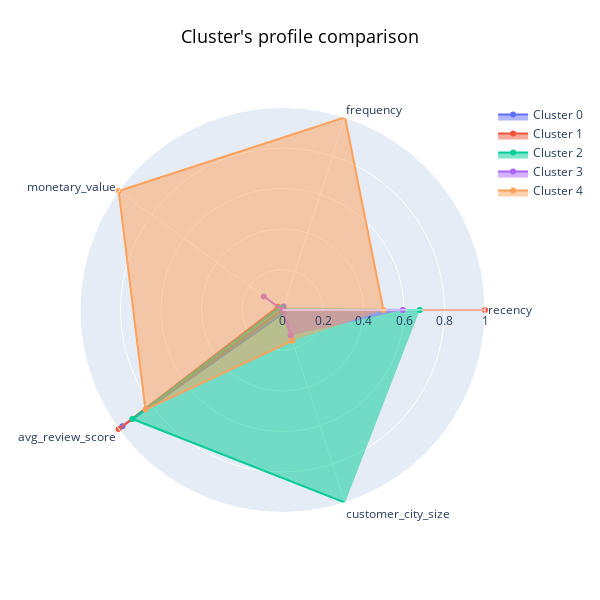
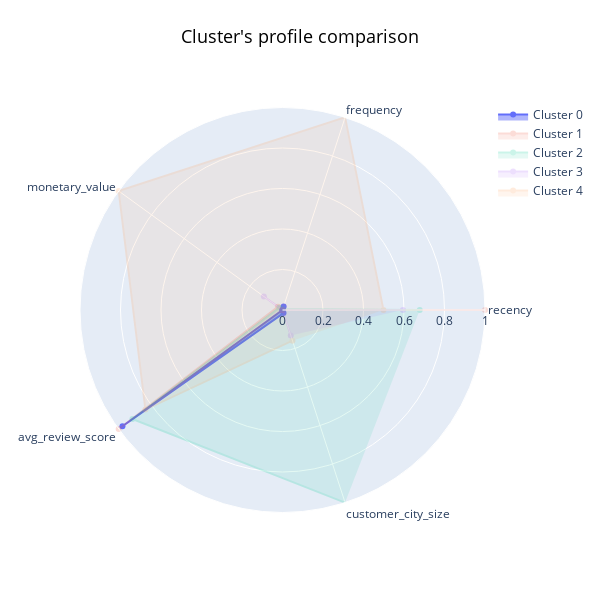
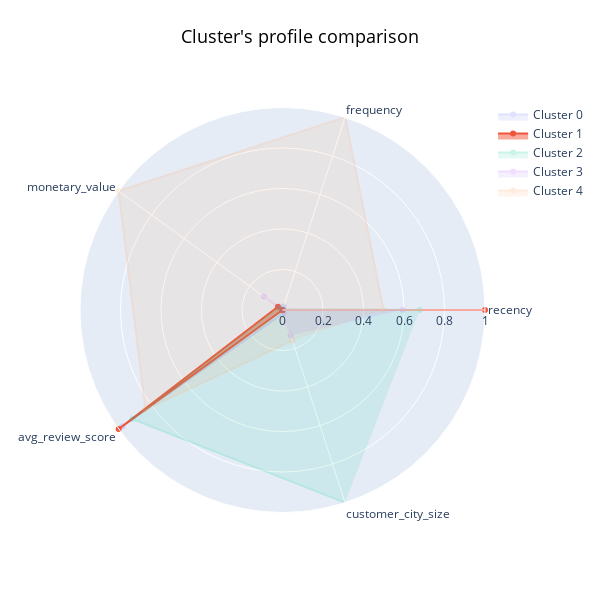
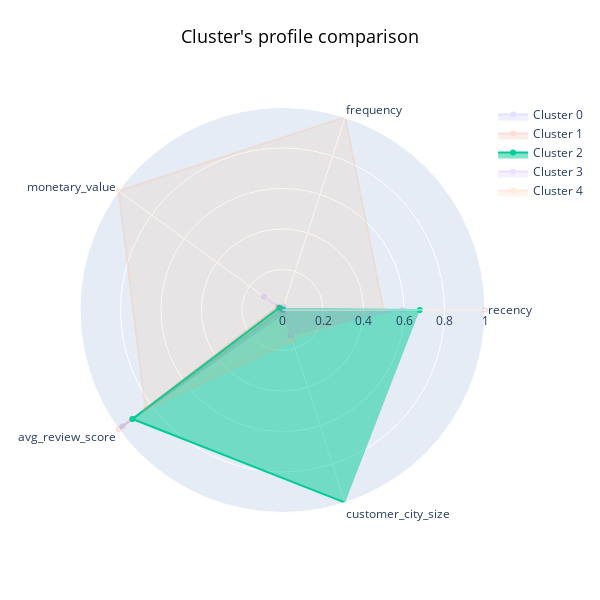

The cell these charts' notebook holds for them, in order:
### Code cell
plot_radars(data=df_rfm,
            group='cluster',
            highlight=False,
            which=0)

for i in range(0, 5):
    plot_radars(data=df_rfm,
                group='cluster',
                highlight=True,
                which=i)

### Figure 1 — Plotly figure (JSON) as saved in the notebook; plotly's stock layout.template omitted (floating-point values rounded to 4 significant figures)
{"data": [{"fill": "toself", "name": "Cluster 0", "r": [0, 0.01783, 0, 0.977, 0.01616], "theta": ["recency", "frequency", "monetary_value", "avg_review_score", "customer_city_size"], "type": "scatterpolar"}, {"fill": "toself", "name": "Cluster 1", "r": [1, 0, 0.02791, 1, 0], "theta": ["recency", "frequency", "monetary_value", "avg_review_score", "customer_city_size"], "type": "scatterpolar"}, {"fill": "toself", "name": "Cluster 2", "r": [0.6777, 0.003936, 0.01888, 0.916, 1.0], "theta": ["recency", "frequency", "monetary_value", "avg_review_score", "customer_city_size"], "type": "scatterpolar"}, {"fill": "toself", "name": "Cluster 3", "r": [0.5946, 0.001274, 0.1138, 0, 0.1321], "theta": ["recency", "frequency", "monetary_value", "avg_review_score", "customer_city_size"], "type": "scatterpolar"}, {"fill": "toself", "name": "Cluster 4", "r": [0.4985, 1.0, 1.0, 0.8367, 0.1592], "theta": ["recency", "frequency", "monetary_value", "avg_review_score", "customer_city_size"], "type": "scatterpolar"}], "layout": {"autosize": false, "height": 600, "polar": {"radialaxis": {"range": [0, 1], "visible": true}}, "showlegend": true, "title": {"font": {"color": "black", "size": 18}, "text": "Cluster's profile comparison", "x": 0.5, "xanchor": "center", "y": 0.95, "yanchor": "top"}, "width": 600}}

### Figure 2 — Plotly figure (JSON) as saved in the notebook; plotly's stock layout.template omitted (floating-point values rounded to 4 significant figures)
{"data": [{"fill": "toself", "name": "Cluster 0", "opacity": 1, "r": [0, 0.01783, 0, 0.977, 0.01616], "theta": ["recency", "frequency", "monetary_value", "avg_review_score", "customer_city_size"], "type": "scatterpolar"}, {"fill": "toself", "name": "Cluster 1", "opacity": 0.2, "r": [1, 0, 0.02791, 1, 0], "theta": ["recency", "frequency", "monetary_value", "avg_review_score", "customer_city_size"], "type": "scatterpolar"}, {"fill": "toself", "name": "Cluster 2", "opacity": 0.2, "r": [0.6777, 0.003936, 0.01888, 0.916, 1.0], "theta": ["recency", "frequency", "monetary_value", "avg_review_score", "customer_city_size"], "type": "scatterpolar"}, {"fill": "toself", "name": "Cluster 3", "opacity": 0.2, "r": [0.5946, 0.001274, 0.1138, 0, 0.1321], "theta": ["recency", "frequency", "monetary_value", "avg_review_score", "customer_city_size"], "type": "scatterpolar"}, {"fill": "toself", "name": "Cluster 4", "opacity": 0.2, "r": [0.4985, 1.0, 1.0, 0.8367, 0.1592], "theta": ["recency", "frequency", "monetary_value", "avg_review_score", "customer_city_size"], "type": "scatterpolar"}], "layout": {"autosize": false, "height": 600, "polar": {"radialaxis": {"range": [0, 1], "visible": true}}, "showlegend": true, "title": {"font": {"color": "black", "size": 18}, "text": "Cluster's profile comparison", "x": 0.5, "xanchor": "center", "y": 0.95, "yanchor": "top"}, "width": 600}}

### Figure 3 — Plotly figure (JSON) as saved in the notebook; plotly's stock layout.template omitted (floating-point values rounded to 4 significant figures)
{"data": [{"fill": "toself", "name": "Cluster 0", "opacity": 0.2, "r": [0, 0.01783, 0, 0.977, 0.01616], "theta": ["recency", "frequency", "monetary_value", "avg_review_score", "customer_city_size"], "type": "scatterpolar"}, {"fill": "toself", "name": "Cluster 1", "opacity": 1, "r": [1, 0, 0.02791, 1, 0], "theta": ["recency", "frequency", "monetary_value", "avg_review_score", "customer_city_size"], "type": "scatterpolar"}, {"fill": "toself", "name": "Cluster 2", "opacity": 0.2, "r": [0.6777, 0.003936, 0.01888, 0.916, 1.0], "theta": ["recency", "frequency", "monetary_value", "avg_review_score", "customer_city_size"], "type": "scatterpolar"}, {"fill": "toself", "name": "Cluster 3", "opacity": 0.2, "r": [0.5946, 0.001274, 0.1138, 0, 0.1321], "theta": ["recency", "frequency", "monetary_value", "avg_review_score", "customer_city_size"], "type": "scatterpolar"}, {"fill": "toself", "name": "Cluster 4", "opacity": 0.2, "r": [0.4985, 1.0, 1.0, 0.8367, 0.1592], "theta": ["recency", "frequency", "monetary_value", "avg_review_score", "customer_city_size"], "type": "scatterpolar"}], "layout": {"autosize": false, "height": 600, "polar": {"radialaxis": {"range": [0, 1], "visible": true}}, "showlegend": true, "title": {"font": {"color": "black", "size": 18}, "text": "Cluster's profile comparison", "x": 0.5, "xanchor": "center", "y": 0.95, "yanchor": "top"}, "width": 600}}

### Figure 4 — Plotly figure (JSON) as saved in the notebook; plotly's stock layout.template omitted (floating-point values rounded to 4 significant figures)
{"data": [{"fill": "toself", "name": "Cluster 0", "opacity": 0.2, "r": [0, 0.01783, 0, 0.977, 0.01616], "theta": ["recency", "frequency", "monetary_value", "avg_review_score", "customer_city_size"], "type": "scatterpolar"}, {"fill": "toself", "name": "Cluster 1", "opacity": 0.2, "r": [1, 0, 0.02791, 1, 0], "theta": ["recency", "frequency", "monetary_value", "avg_review_score", "customer_city_size"], "type": "scatterpolar"}, {"fill": "toself", "name": "Cluster 2", "opacity": 1, "r": [0.6777, 0.003936, 0.01888, 0.916, 1.0], "theta": ["recency", "frequency", "monetary_value", "avg_review_score", "customer_city_size"], "type": "scatterpolar"}, {"fill": "toself", "name": "Cluster 3", "opacity": 0.2, "r": [0.5946, 0.001274, 0.1138, 0, 0.1321], "theta": ["recency", "frequency", "monetary_value", "avg_review_score", "customer_city_size"], "type": "scatterpolar"}, {"fill": "toself", "name": "Cluster 4", "opacity": 0.2, "r": [0.4985, 1.0, 1.0, 0.8367, 0.1592], "theta": ["recency", "frequency", "monetary_value", "avg_review_score", "customer_city_size"], "type": "scatterpolar"}], "layout": {"autosize": false, "height": 600, "polar": {"radialaxis": {"range": [0, 1], "visible": true}}, "showlegend": true, "title": {"font": {"color": "black", "size": 18}, "text": "Cluster's profile comparison", "x": 0.5, "xanchor": "center", "y": 0.95, "yanchor": "top"}, "width": 600}}
